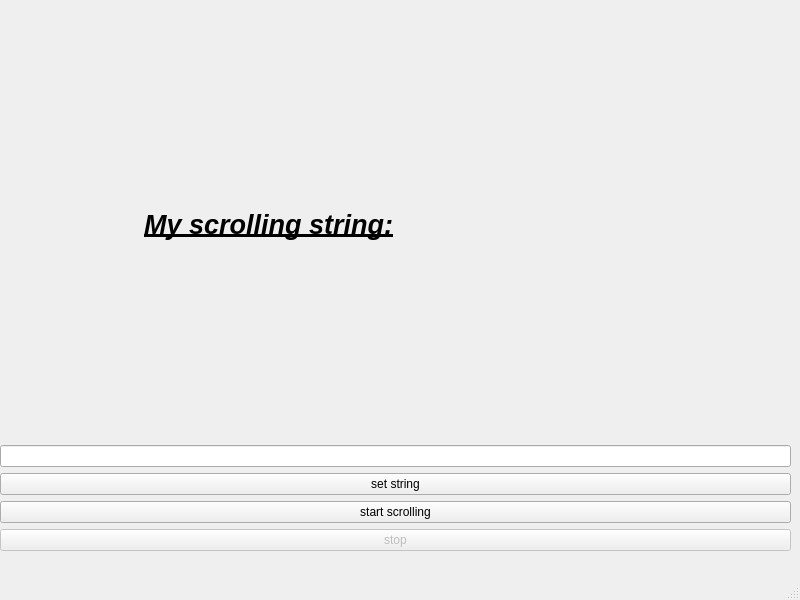
<?xml version="1.0" encoding="UTF-8"?>
<ui version="4.0">
 <class>MainWindow</class>
 <widget class="QMainWindow" name="MainWindow">
  <property name="geometry">
   <rect>
    <x>0</x>
    <y>0</y>
    <width>800</width>
    <height>600</height>
   </rect>
  </property>
  <property name="minimumSize">
   <size>
    <width>800</width>
    <height>600</height>
   </size>
  </property>
  <property name="maximumSize">
   <size>
    <width>800</width>
    <height>600</height>
   </size>
  </property>
  <property name="windowTitle">
   <string>scrolling title</string>
  </property>
  <widget class="QWidget" name="centralwidget">
   <widget class="QWidget" name="verticalLayoutWidget">
    <property name="geometry">
     <rect>
      <x>0</x>
      <y>10</y>
      <width>791</width>
      <height>541</height>
     </rect>
    </property>
    <layout class="QVBoxLayout" name="verticalLayout">
     <item>
      <layout class="QHBoxLayout" name="horizontalLayout">
       <item>
        <widget class="QLabel" name="label">
         <property name="font">
          <font>
           <pointsize>20</pointsize>
           <italic>true</italic>
           <bold>true</bold>
           <underline>true</underline>
          </font>
         </property>
         <property name="text">
          <string>My scrolling string:</string>
         </property>
         <property name="alignment">
          <set>Qt::AlignRight|Qt::AlignTrailing|Qt::AlignVCenter</set>
         </property>
        </widget>
       </item>
       <item>
        <widget class="QLabel" name="label_2">
         <property name="font">
          <font>
           <pointsize>20</pointsize>
           <italic>true</italic>
           <bold>true</bold>
           <underline>true</underline>
          </font>
         </property>
         <property name="text">
          <string/>
         </property>
         <property name="textFormat">
          <enum>Qt::AutoText</enum>
         </property>
         <property name="alignment">
          <set>Qt::AlignCenter</set>
         </property>
        </widget>
       </item>
      </layout>
     </item>
     <item>
      <widget class="QLineEdit" name="lineEdit"/>
     </item>
     <item>
      <widget class="QPushButton" name="pushButton">
       <property name="text">
        <string>set string</string>
       </property>
      </widget>
     </item>
     <item>
      <widget class="QPushButton" name="pushButton_2">
       <property name="text">
        <string>start scrolling</string>
       </property>
      </widget>
     </item>
     <item>
      <widget class="QPushButton" name="pushButton_3">
       <property name="enabled">
        <bool>false</bool>
       </property>
       <property name="text">
        <string>stop</string>
       </property>
      </widget>
     </item>
    </layout>
   </widget>
  </widget>
  <widget class="QMenuBar" name="menubar">
   <property name="geometry">
    <rect>
     <x>0</x>
     <y>0</y>
     <width>800</width>
     <height>24</height>
    </rect>
   </property>
  </widget>
  <widget class="QStatusBar" name="statusbar"/>
 </widget>
 <resources/>
 <connections/>
</ui>
